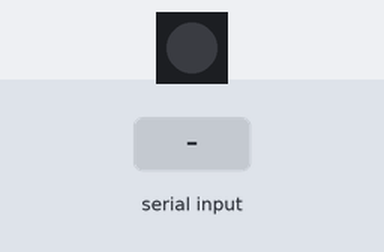
Recording of a sketch running on a simulated Arduino Uno, built with avr-gcc and run on an emulated ATmega328P. Parts: 1 RGB LEDs in strip order, left to right. The inputs (shaded band) are chosen by the test bench. Dim RGB values are drawn brighter than linear; what the sketch prints to the serial monitor is not drawn.

Above: at 1.2 s.
1.3 s: "r90\n" received over Serial
At 2.5 s:
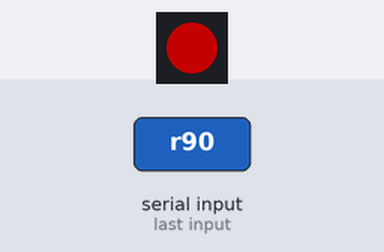
2.8 s: "g90\n" received over Serial
At 3.7 s:
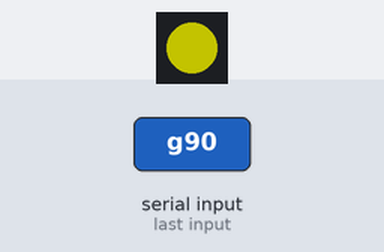
4.3 s: "r,45\n" received over Serial
At 4.9 s:
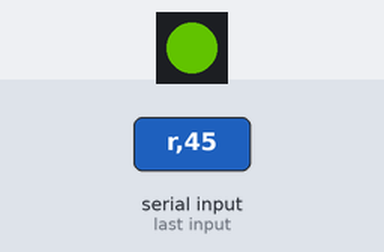
5.8 s: "b90\n" received over Serial
At 7.0 s:
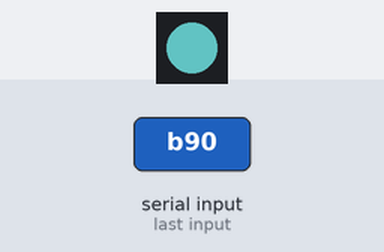
7.3 s: "g,45\n" received over Serial
At 8.4 s:
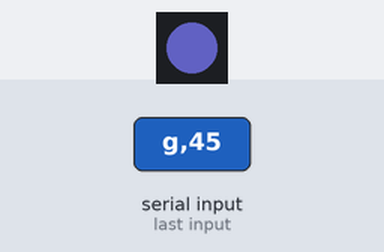
8.8 s: "b,45\n" received over Serial
At 9.5 s:
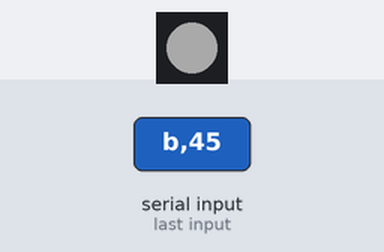
Timing chart, 0 to 11.3 s (numbered marks = the images above; inputs shaded):
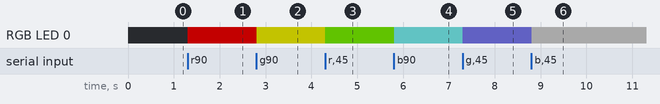

The sketch:

WS2812_SERIAL_TEST_V1.ino
```cpp
/*
TEST DEL LED WS2812
*/
#include <Adafruit_NeoPixel.h>

// Which pin on the Arduino is connected to the NeoPixels?
#define PIN       4
#define NUMPIXELS 1

Adafruit_NeoPixel pixels = Adafruit_NeoPixel(NUMPIXELS, PIN, NEO_GRB + NEO_KHZ800);

int rColor, gColor, bColor = 0;

void setup() {
  // put your setup code here, to run once:

  Serial.begin(9600);

  pixels.begin(); // This initializes the NeoPixel library.

  Serial.println("INICIO");
}

void loop() {

  // pixels.Color takes RGB values, from 0,0,0 up to 255,255,255
  pixels.setPixelColor(0, pixels.Color(rColor, gColor, bColor));

  pixels.show(); // This sends the updated pixel color to the hardware.

  if ( Serial.available()) {

    char ch = Serial.read();
    switch (ch) {
      //    case '0'...'9':
      //      //v = v * 10 + ch - '0';
      //      v = ch - '0';
      //      break;
      case 'r':
        rColor = Serial.parseInt();
        break;
      case 'g':
        gColor = Serial.parseInt();
        break;
      case 'b':
        bColor = Serial.parseInt();
        break;
    }
  }
}
```

Measured:
- after the input at 1.3 s, RGB LED 0: off → RGB(90, 0, 0) at once
- after the input at 2.8 s, RGB LED 0: RGB(90, 0, 0) → RGB(90, 90, 0) at once
- after the input at 4.3 s, RGB LED 0: RGB(90, 90, 0) → RGB(45, 90, 0) at once
- after the input at 5.8 s, RGB LED 0: RGB(45, 90, 0) → RGB(45, 90, 90) at once
- after the input at 7.3 s, RGB LED 0: RGB(45, 90, 90) → RGB(45, 45, 90) at once
- after the input at 8.8 s, RGB LED 0: RGB(45, 45, 90) → RGB(45, 45, 45) at once
